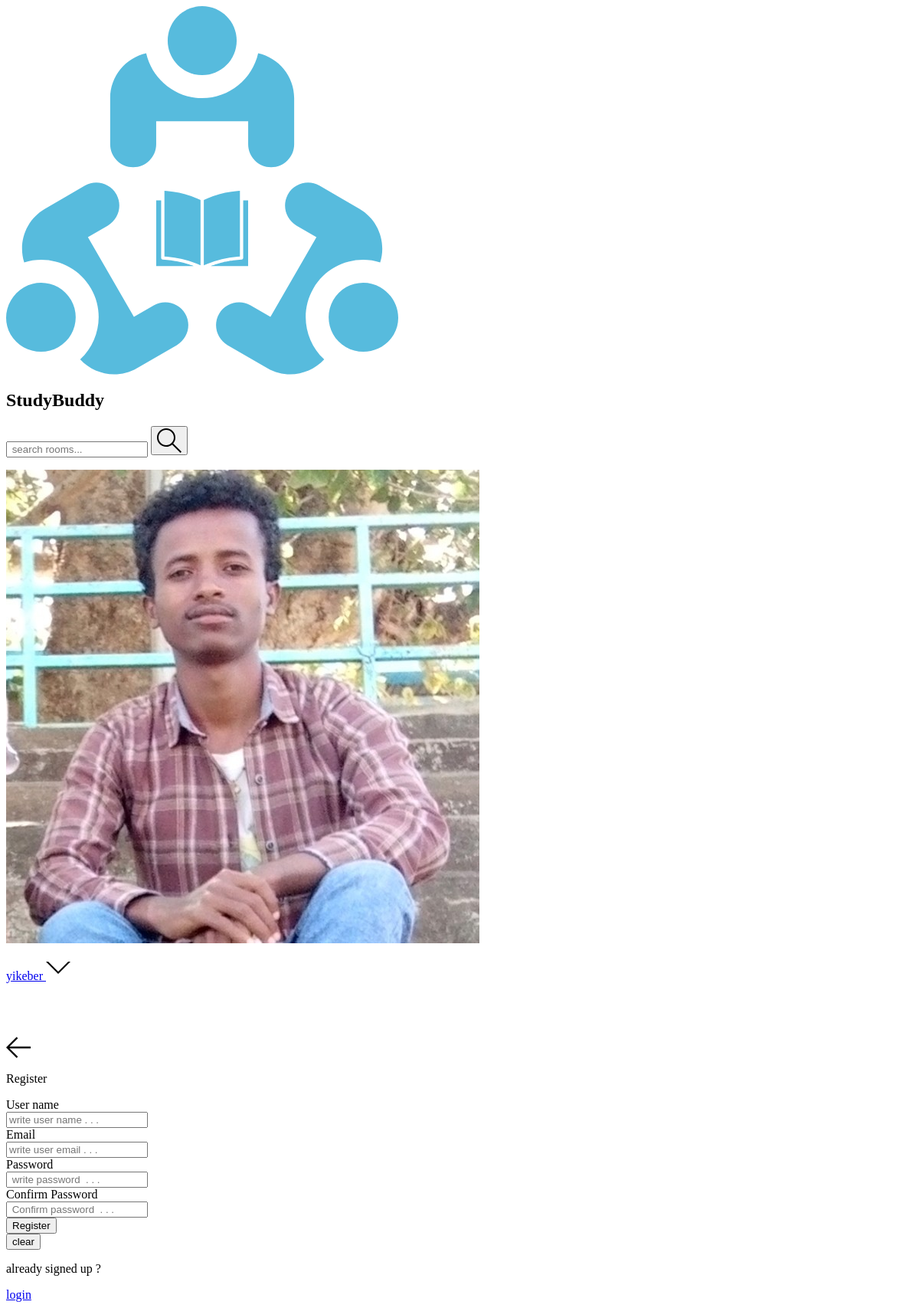
Page /register/ (signed in) on the committed database.
### Backend/base/models.py (models this page shows)
class User(AbstractUser):
    name  = models.CharField(max_length=200,null=True)
    username = models.CharField(max_length=200)
    password = models.CharField(max_length=100)
    email = models.EmailField(max_length=200,unique=True)
    bio = models.TextField(max_length=500,null=True,blank=True)
    avatar = models.ImageField(null=True,default='images/avatar.svg',upload_to='images/profile_images')
    last_activity = models.DateTimeField(null=True, blank=True)
    is_online = models.BooleanField(default=False)
    USERNAME_FIELD = 'email'
    REQUIRED_FIELDS =['username','password']

### Backend/base/views.py (the view, shortened to what this page needs)
# urls.py: path('register/',views.registerPage,name='register'),
def registerPage(request):
    return render(request,'base/login_register.html')

### Frontend/templates/base/login_register.html (shortened to what this page needs)
{% extends "main.html" %} {% block content %}
{% load static %}
<div class="items-center mt-10 sm:px-40 ">
  <div class="bg-gray-700 lg:mx-64 text-white rounded ">
    <div class=" flex flex-row bg-purple-700 rounded items-center pl-2">
      <a href="{{request.META.HTTP_REFERER}}"><img src="{% static 'assets/icons/arrow-left.svg' %}" class="w-4 h-4 "
          alt="left-arrow"></a>
      <p class="text-xl text-gray-500 font-semibold ml-2">{% if page == 'login' %} Login {%else%} Register{%endif%}</p>
    </div>
    {% if page == 'login' %}
    {% if messages %}
    <ul class="my-2 mx-20">
      {% for message in messages %}
      <li class="text-xs text-red-500 pb-2">{{message}}</li>
      {% endfor %}
    </ul>
    {% endif %}
    <form method="POST" action="" class="my-4">
      {% csrf_token %}
      <div class="mx-20 my-2 pb-2">
        <div class="text-sm text-gray-400 pb-2">User Email</div>
        <input type="email" name="email" placeholder="write user email . . ." required
          class=" focus:outline-none focus:border-yellow-500 text-sm px-2 py-2  bg-gray-500 w-full rounded bg-opacity-50 border border-green-500">
      </div>
      <div class="mx-20 my-2 pb-2">
        <div class="text-sm text-gray-400 pb-2">Password</div>
        <input type="password" name="password" placeholder=" write password  . . ." required
          class=" focus:outline-none focus:border-yellow-500 text-sm px-2 py-2  bg-gray-500 w-full rounded bg-opacity-50 border border-green-500">
      </div>
      <div class="mx-20 my-2 pb-2">
        <input type="submit" value="Login" class="bg-green-400 rounded px-2 py-1 hover:bg-blue-700 w-full" />
      </div>
      <div class="mx-20 my-2 pb-2">
        <input type="reset" value="clear" class="bg-red-400 rounded px-2 py-1 hover:bg-red-900 w-full" />
      </div>
    </form>
    <div class="text-sm mx-2 px-2 py-2">
      <p class="text-blue-500 inline">signed up ?</p>
      <a href="{% url 'register' %}" class="ml-2 ">Register</a>
    </div>
    {% else %}
    <form method="POST" action="" class="my-4">
      <div class="mx-20 my-2 pb-2">
        <div class="text-sm text-gray-400 pb-2">User name</div>
        <input type="text" name="username" placeholder="write user name . . ." required
          class=" focus:outline-none focus:border-yellow-500 text-sm px-2 py-2  bg-gray-500 w-full rounded bg-opacity-50 border border-green-500">
      </div>
      <div class="mx-20 my-2 pb-2">
        <div class="text-sm text-gray-400 pb-2">Email</div>
        <input type="text" name="email" placeholder="write user email . . ." required
          class=" focus:outline-none focus:border-yellow-500 text-sm px-2 py-2  bg-gray-500 w-full rounded bg-opacity-50 border border-green-500">
      </div>
      <div class="mx-20 my-2 pb-2">
        <div class="text-sm text-gray-400 pb-2">Password</div>
        <input type="password" name="password" placeholder=" write password  . . ." required
          class=" focus:outline-none focus:border-yellow-500 text-sm px-2 py-2  bg-gray-500 w-full rounded bg-opacity-50 border border-green-500">
      </div>
      <div class="mx-20 my-2 pb-2">
        <div class="text-sm text-gray-400 pb-2">Confirm Password</div>
        <input type="password" name="password2" placeholder=" Confirm password  . . ." required
          class=" focus:outline-none focus:border-yellow-500 text-sm px-2 py-2  bg-gray-500 w-full rounded bg-opacity-50 border border-green-500">
      </div>
      <div class="mx-20 my-2 pb-2">
        <input type="submit" value="Register" class="bg-green-400 rounded px-2 py-1 hover:bg-blue-700 w-full" />
      </div>
      <div class="mx-20 my-2 pb-2">
        <input type="reset" value="clear" class="bg-red-400 rounded px-2 py-1 hover:bg-red-900 w-full" />
      </div>
    </form>
    <div class="text-sm mx-2 px-2 py-2">
      <p class="text-blue-500 inline">already signed up ?</p>
      <a href="{% url 'login' %}" class="ml-2 hover:text-yellow-500 ">login</a>
    </div>
    {% endif %}
  </div>
</div>
{% endblock content %}

### Frontend/templates/navbar.html (shortened to what this page needs)
{% load static %}
<nav class="grid grid-cols-3 justify-start w-screen mx-0 sm:justify-between items-center bg-gray-900  left-0 py-2">
  <div class=" col-span-2 flex justify-start sm:ml-2 sm:items-center">
    <div class="flex flex-row sm:items-center justify-start mr-2">
      <a href="/" class="mt-1 px-2">
        <img src="{% static '/images/logo.svg' %}" alt="profile_img" class=" w-8 h-8 sm:w-8 sm:h-8 rounded" />
      </a>
      <h2 class="text-white hidden sm:block sm:text-4xl sm:ml-1 sm:pl-1 sm:mt-1 text-sm">StudyBuddy</h2>
    </div>
    {% if request.user.is_authenticated %}
    <div class=" flex flex-row sm:ml-4 pb-0 ml-2 ">
      <form action="{% url 'home' %}" method="GET" class=" flex flex-row rounded sm:px-2 mb-0 pb-0 ">
        <input
          class="focus:outline-none focus:border-yellow-500 text-sm sm:px-2 py-2  bg-gray-500 sm:w-64 rounded bg-opacity-50 border border-green-500"
          type="text" name='q' placeholder=" search rooms...">
        <button type="submit">
        </button>
      </form>
    </div>
    {%endif%}
  </div>
  <div class=" col-span-1 sm:mr-2 text-white sm:mr-16 sm:pr-16">
    <div class=" flex flex-row items-center  sm:ml-4 sm:sm:px-4 pb-0 pt-2 justify-end ">
      {% if request.user.is_authenticated %}
      <div class="relative  mr-2">
        <img src="{{request.user.avatar.url}}" alt="" class="w-8 h-8 rounded-full mx-2">
      </div>
      {%endif%}
      <div class="text-sm text-gray-500  h-8">
        <p class="flex flex-row sm:ml-2 items-center">
          <a href="{%url 'user-profile' request.user.id%}">
            <span>{{request.user.username}}</span>
          </a>
          <svg class="w-4 h-4 sm:ml-8 mt-2 fill-current" id="nav_down_icon" onclick="{showElement()}"
            xmlns="http://www.w3.org/2000/svg" width="32" height="32" viewBox="0 0 32 32">
            <title>chevron-down</title>
            <path d="M16 21l-13-13h-3l16 16 16-16h-3l-13 13z"></path>
          </svg>
        </p>
      </div>
    </div>
  </div>
  </div>

### rows in the picture
User: user.avatar (picture), user.username "yikeber"
